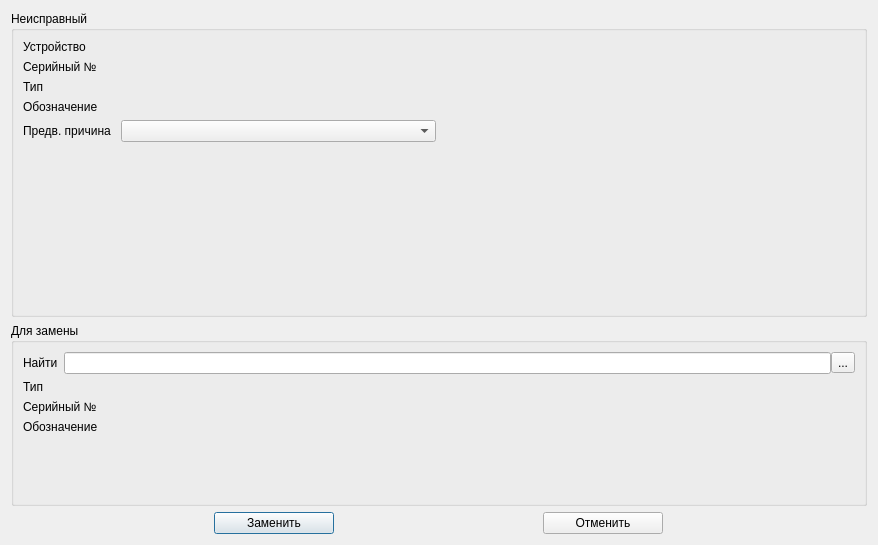
<?xml version="1.0" encoding="UTF-8"?>
<ui version="4.0">
 <class>ChangeModulDlg</class>
 <widget class="QDialog" name="ChangeModulDlg">
  <property name="geometry">
   <rect>
    <x>0</x>
    <y>0</y>
    <width>878</width>
    <height>545</height>
   </rect>
  </property>
  <property name="windowTitle">
   <string>Замена модуля</string>
  </property>
  <layout class="QVBoxLayout" name="verticalLayout" stretch="10,6,0">
   <item>
    <widget class="QGroupBox" name="groupBox">
     <property name="title">
      <string>Неисправный</string>
     </property>
     <layout class="QHBoxLayout" name="horizontalLayout_3">
      <item>
       <layout class="QFormLayout" name="formLayout">
        <item row="0" column="0">
         <widget class="QLabel" name="label">
          <property name="text">
           <string>Устройство</string>
          </property>
         </widget>
        </item>
        <item row="0" column="1">
         <widget class="QLabel" name="lbDevice">
          <property name="font">
           <font>
            <bold>true</bold>
           </font>
          </property>
          <property name="text">
           <string/>
          </property>
         </widget>
        </item>
        <item row="1" column="0">
         <widget class="QLabel" name="label_2">
          <property name="text">
           <string>Серийный №</string>
          </property>
         </widget>
        </item>
        <item row="1" column="1">
         <widget class="QLabel" name="lbNumber">
          <property name="font">
           <font>
            <bold>true</bold>
           </font>
          </property>
          <property name="text">
           <string/>
          </property>
         </widget>
        </item>
        <item row="2" column="0">
         <widget class="QLabel" name="label_3">
          <property name="text">
           <string>Тип</string>
          </property>
         </widget>
        </item>
        <item row="2" column="1">
         <widget class="QLabel" name="lbType">
          <property name="font">
           <font>
            <bold>true</bold>
           </font>
          </property>
          <property name="text">
           <string/>
          </property>
         </widget>
        </item>
        <item row="3" column="0">
         <widget class="QLabel" name="label_4">
          <property name="text">
           <string>Обозначение</string>
          </property>
         </widget>
        </item>
        <item row="3" column="1">
         <widget class="QLabel" name="lbVNFT">
          <property name="font">
           <font>
            <bold>true</bold>
           </font>
          </property>
          <property name="text">
           <string/>
          </property>
         </widget>
        </item>
        <item row="4" column="0">
         <widget class="QLabel" name="lbReason">
          <property name="text">
           <string>Предв. причина </string>
          </property>
         </widget>
        </item>
        <item row="4" column="1">
         <widget class="QComboBox" name="cbPrevReason"/>
        </item>
       </layout>
      </item>
      <item>
       <widget class="TreeItemsForm" name="wTree" native="true"/>
      </item>
     </layout>
    </widget>
   </item>
   <item>
    <widget class="QGroupBox" name="groupBox_2">
     <property name="title">
      <string>Для замены</string>
     </property>
     <layout class="QVBoxLayout" name="verticalLayout_2">
      <item>
       <layout class="QHBoxLayout" name="horizontalLayout_2">
        <item>
         <widget class="QLabel" name="label_9">
          <property name="text">
           <string>Найти</string>
          </property>
         </widget>
        </item>
        <item>
         <layout class="QHBoxLayout" name="horizontalLayout">
          <property name="spacing">
           <number>0</number>
          </property>
          <item>
           <widget class="QLineEdit" name="leSwarch"/>
          </item>
          <item>
           <widget class="QToolButton" name="tbSearch">
            <property name="toolTip">
             <string>Поиск</string>
            </property>
            <property name="text">
             <string>...</string>
            </property>
            <property name="icon">
             <iconset resource="resource.qrc">
              <normaloff>:/image/search.png</normaloff>:/image/search.png</iconset>
            </property>
           </widget>
          </item>
         </layout>
        </item>
       </layout>
      </item>
      <item>
       <layout class="QFormLayout" name="formLayout_2">
        <item row="0" column="0">
         <widget class="QLabel" name="label_8">
          <property name="text">
           <string>Тип</string>
          </property>
         </widget>
        </item>
        <item row="0" column="1">
         <widget class="QLabel" name="lbType_2">
          <property name="font">
           <font>
            <bold>true</bold>
           </font>
          </property>
          <property name="text">
           <string/>
          </property>
         </widget>
        </item>
        <item row="1" column="0">
         <widget class="QLabel" name="label_7">
          <property name="text">
           <string>Серийный №</string>
          </property>
         </widget>
        </item>
        <item row="1" column="1">
         <widget class="QLabel" name="lbNumber_2">
          <property name="font">
           <font>
            <bold>true</bold>
           </font>
          </property>
          <property name="text">
           <string/>
          </property>
         </widget>
        </item>
        <item row="2" column="0">
         <widget class="QLabel" name="label_6">
          <property name="text">
           <string>Обозначение</string>
          </property>
         </widget>
        </item>
        <item row="2" column="1">
         <widget class="QLabel" name="lbVNFT_2">
          <property name="font">
           <font>
            <bold>true</bold>
           </font>
          </property>
          <property name="text">
           <string/>
          </property>
         </widget>
        </item>
       </layout>
      </item>
     </layout>
    </widget>
   </item>
   <item>
    <layout class="QHBoxLayout" name="horizontalLayout_4">
     <item>
      <widget class="QPushButton" name="pbOK">
       <property name="maximumSize">
        <size>
         <width>120</width>
         <height>16777215</height>
        </size>
       </property>
       <property name="text">
        <string>Заменить</string>
       </property>
       <property name="icon">
        <iconset resource="resource.qrc">
         <normaloff>:/image/Apply24x24.png</normaloff>:/image/Apply24x24.png</iconset>
       </property>
       <property name="iconSize">
        <size>
         <width>24</width>
         <height>24</height>
        </size>
       </property>
      </widget>
     </item>
     <item>
      <widget class="QPushButton" name="pbCancel">
       <property name="maximumSize">
        <size>
         <width>120</width>
         <height>16777215</height>
        </size>
       </property>
       <property name="text">
        <string>Отменить</string>
       </property>
       <property name="icon">
        <iconset resource="resource.qrc">
         <normaloff>:/image/cancel2.png</normaloff>:/image/cancel2.png</iconset>
       </property>
       <property name="iconSize">
        <size>
         <width>24</width>
         <height>24</height>
        </size>
       </property>
      </widget>
     </item>
    </layout>
   </item>
  </layout>
 </widget>
 <customwidgets>
  <customwidget>
   <class>TreeItemsForm</class>
   <extends>QWidget</extends>
   <header>treeitemsform.h</header>
   <container>1</container>
  </customwidget>
 </customwidgets>
 <resources>
  <include location="resource.qrc"/>
 </resources>
 <connections>
  <connection>
   <sender>pbCancel</sender>
   <signal>clicked()</signal>
   <receiver>ChangeModulDlg</receiver>
   <slot>reject()</slot>
   <hints>
    <hint type="sourcelabel">
     <x>259</x>
     <y>511</y>
    </hint>
    <hint type="destinationlabel">
     <x>324</x>
     <y>290</y>
    </hint>
   </hints>
  </connection>
 </connections>
</ui>
